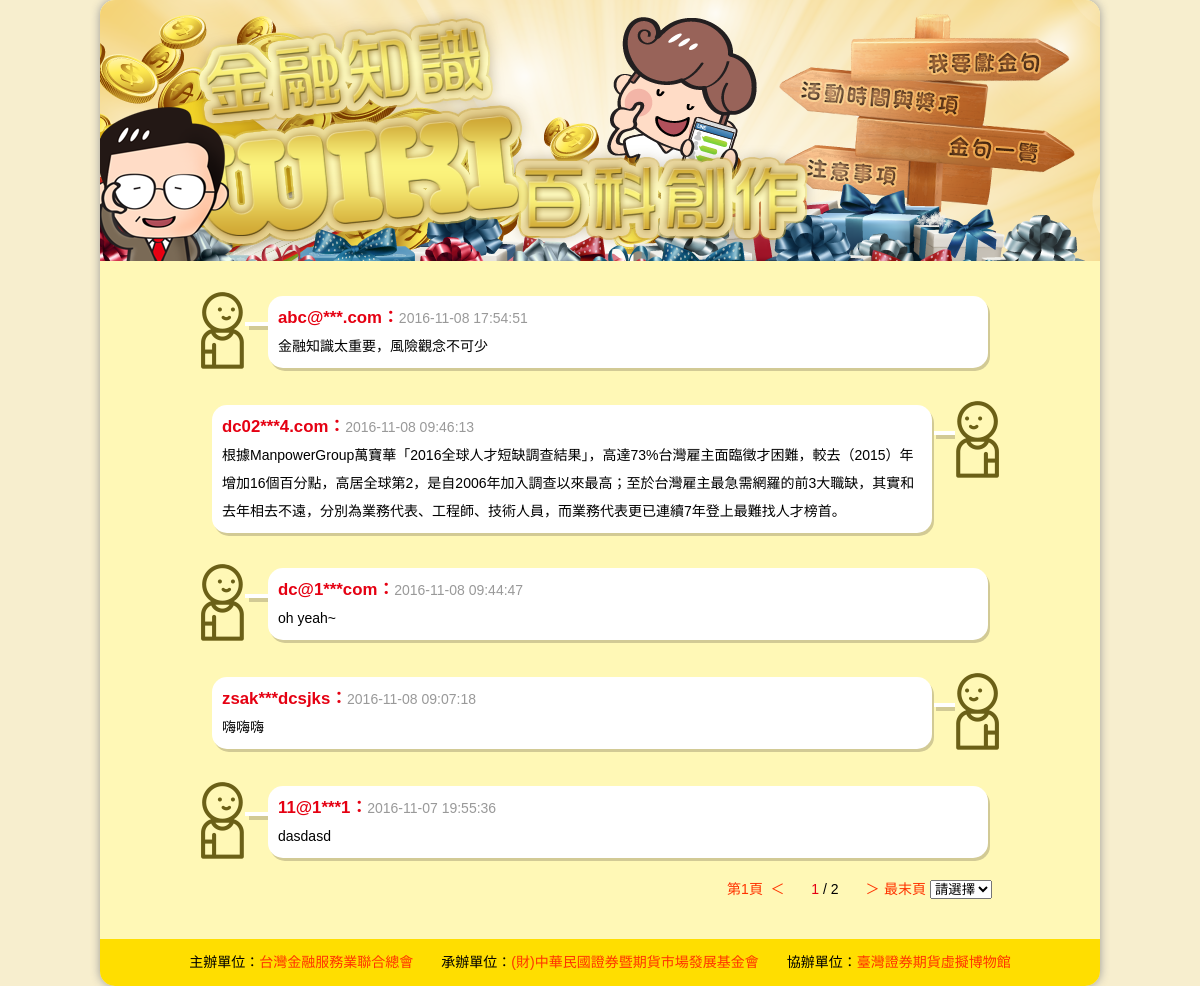
Screenshot of /sfi-event/sfi-wiki/list-old.php with the database file from the repository.
### tables this page shows
CREATE TABLE IF NOT EXISTS `sfievent_wiki` (
  `sfievent_wikiNo` int(10) unsigned NOT NULL COMMENT '流水號',
  `sfievent_wikiName` varchar(255) NOT NULL COMMENT '姓名',
  `sfievent_wikiEmail` varchar(255) NOT NULL COMMENT '電子信箱',
  `sfievent_wikiPhone` varchar(255) NOT NULL COMMENT '聯絡電話',
  `sfievent_wikiWord` varchar(255) NOT NULL COMMENT '金句',
  `sfievent_wikiDT` datetime NOT NULL COMMENT '日期時間',
  `sfievent_wikiHide` tinyint(1) NOT NULL DEFAULT '0' COMMENT '是否隱藏'
);

### sfi-event/modules/DBmySQL.php (called while the page is built, shortened)
<?php
class DBCTRL {
	function Arrays ($value) {
		$body = @mysqli_fetch_array($value, MYSQLI_ASSOC);
		return $body;
	}
	function Num ($value) {
		$num = @mysqli_num_rows($value);
		return $num;
	}
	function Query ($value) {
		$query = @mysqli_query($GLOBALS['DBLINK'], $value);
		return $query;
	}
}
$DB = new DBCTRL;
?>

### sfi-event/sfi-wiki/list-old.php (the view, shortened to what this page needs)
<!DOCTYPE html PUBLIC "-//W3C//DTD XHTML 1.0 Transitional//EN" "http://www.w3.org/TR/xhtml1/DTD/xhtml1-transitional.dtd">
<html xmlns="http://www.w3.org/1999/xhtml">
<head>
<link href="web.css" rel="stylesheet" type="text/css" />
</head>
<body>
<div id="all" align="center">
<div id="bg-shadow">
<div id="wrapper">
<div id="in-box-02" style="background:#fff8b6; height:auto; padding-bottom:20px;">
<div id="in-tai"><img src="images/in-tai.png" usemap="#Map" style="border-radius:15px 15px 0 0;" border="0" />
</div>
<?php
require('../modules/DBmySQL.php');
$DB->Connect();
$DB->Select('core_marketing');
$_dataPerPage = 5;
$_pageNo = (empty($_GET['page'])) ? 1 : $_GET['page'];
$_queryCount = $DB->Num($DB->Query("SELECT * FROM sfievent_wiki WHERE sfievent_wikiHide = 0;"));
$_pageTotal = ceil($_queryCount / $_dataPerPage);
$_pageStart = ($_pageNo * $_dataPerPage) - $_dataPerPage;
$pre = ($_pageNo == 1) ? 1 : ($_pageNo - 1);
$next = ($_pageNo == $_pageTotal) ? $_pageTotal : ($_pageNo + 1);
$dbQuery = $DB->Query("SELECT * FROM sfievent_wiki WHERE sfievent_wikiHide = 0 ORDER BY sfievent_wikiNo DESC LIMIT ".$_pageStart.",".$_dataPerPage.";");
$xx = 0;
while ($dbArray = $DB->Arrays($dbQuery))
{
	++$xx;
	$x = ($xx % 2) ? 'left' : 'right';
	$e = $dbArray['sfievent_wikiPhone'];
	$e = (mb_strlen($e) >= 3) ? mb_substr($e, 0, 4) . '***' . mb_substr($e, 7) : mb_substr($e, 0, 1) . '*';
?>
<div id="in-data-01" style="background:none; ">
<div style="width:45px; height:79px; float:<?php echo $x?>;"><img src="images/icon-man-<?php echo substr($x,0,1)?>.png" /></div>
<div style="width:23px; height:47px; float:<?php echo $x?>; margin-top:10px;"><img src="images/dialog-l.png" /></div>
<div style="width:700px; border-radius:15px; padding:8px 10px 8px 10px; float:<?php echo $x?>; background:#FFF; margin-top:5px; box-shadow:2px 3px 0 #d2ca95;">
  <p><span class="word-big-red"><?php echo $e?>：</span><span class="word-gray"><?php echo $dbArray['sfievent_wikiDT'];?></span></p>
  <p><?php echo $dbArray['sfievent_wikiWord'];?></p>
</div>
</div>
<?php
}
?>
<div style="width:80%; clear:both; float:left; margin:20px 0 20px 10%;">
  <table width="280" border="0" align="right" cellpadding="0" cellspacing="0">
    <tr>
      <td width="50" align="center"><a href="?page=1">第1頁</a></td>
      <td width="15" align="center"><a href="?page=<?php echo $pre?>">＜</a></td>
      <td width="80" align="center"><span class="word-red"><?php echo $_pageNo?></span> / <?php echo $_pageTotal?></td>
      <td width="15" align="center"><a href="?page=<?php echo $next?>">＞</a></td>
      <td width="50" align="center"><a href="?page=<?php echo $_pageTotal?>">最末頁</a></td>
      <td><label for="select"></label>
        <select name="select" id="select" onChange="if(this.value){window.location.href='?page='+this.value};">
          <option>請選擇</option>
        </select></td>
    </tr>
  </table>
</div>
</div>
<div id="footer">主辦單位：<a href="http://www.tfsr.org.tw/" target="_blank">台灣金融服務業聯合總會</a>　　承辦單位：<a href="http://www.sfi.org.tw/" target="_blank">(財)中華民國證券暨期貨市場發展基金會</a>　　協辦單位：<a href="https://www.tsfvm.com.tw/web/index.aspx" target="_blank">臺灣證券期貨虛擬博物館</a></div>
</div>
</div>
</div>
</body>
</html>

### sfi-event/sfi-wiki/web.css (style rules this page uses)
html, body { margin:0px; padding:0px; height:100%; }
body, th, td, input { font-family:"Hiragino Kaku Gothic Pro","微軟正黑體","Microsoft Jhenghei",Helvetica,Arial,sans-serif; font-size:14px; line-height: 120%; }
a { text-decoration: none; }
p { line-height:2em; margin:0; padding:0; }
a:link, a:visited { text-decoration:none; cursor:pointer; }
table,th,td { margin:0; padding:0; border:none; outline:none; border-collapse:collapse; border-spacing:0; }
body { background-color:#f7eece; }
a:link { font-size: 100%; color:#F30; text-decoration:none; }
.word-red { font-size:100%; color:#e50012; }
.word-big-red { font-size:120%; color:#e50012; font-weight:bolder; }
.word-gray { font-size:100%; color:#999; }
#bg-shadow { width:1000px; margin:0 auto; border-radius:15px; box-shadow: 0 0 10px #999; }
#wrapper { width: 1000px; position:relative; text-align:left; }
#in-tai { width:1000px; float:left; border-radius:15px 15px 0 0; }
#in-box-02 { width:1000px; height:771px; background:url(images/in-bg-02.jpg); float:left; border-radius:15px 15px 0 0; }
#in-data-01 { width:80%; float:left; margin-left:10%; margin-top:30px; background:#FFF; }
#footer { width:100%; padding:15px 0 15px 0; clear:both; margin:0 auto; text-align:center; background-color:#ffde00; border-radius:0 0 15px 15px; }

### rows the page displays
sfievent_wiki: sfievent_wikiPhone "abc@***.com", sfievent_wikiDT "2016-11-08 17:54:51", sfievent_wikiWord "金融知識太重要，風險觀念不可少"
sfievent_wiki: sfievent_wikiPhone "dc02***4.com", sfievent_wikiDT "2016-11-08 09:46:13", sfievent_wikiWord "根據ManpowerGroup萬寶華「2016全球人才短缺調查結果」，高達73%台灣雇主面臨徵才困難，較去（2015）年增加16個百分點，高居全球第2，是自2006年加入調查以來最高；至於台灣雇主最急需網羅的前3大職缺，其實和去年相去不遠，分別為業務代表、工程師、技術人員，而業務代表更已連續7年登上最難找人才榜首。"
sfievent_wiki: sfievent_wikiPhone "dc@1***com", sfievent_wikiDT "2016-11-08 09:44:47", sfievent_wikiWord "oh yeah~"
sfievent_wiki: sfievent_wikiPhone "zsak***dcsjks", sfievent_wikiDT "2016-11-08 09:07:18", sfievent_wikiWord "嗨嗨嗨"
sfievent_wiki: sfievent_wikiPhone "11@1***1", sfievent_wikiDT "2016-11-07 19:55:36", sfievent_wikiWord "dasdasd"

### other values shown
$_pageNo "1"
$_pageTotal "2"
